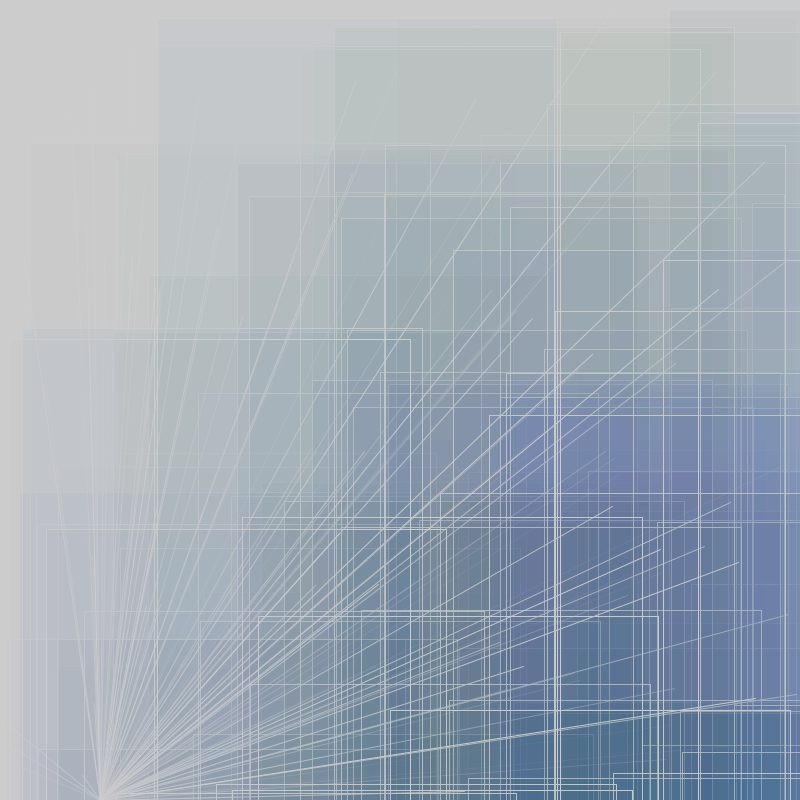
Frame 1 (no input)
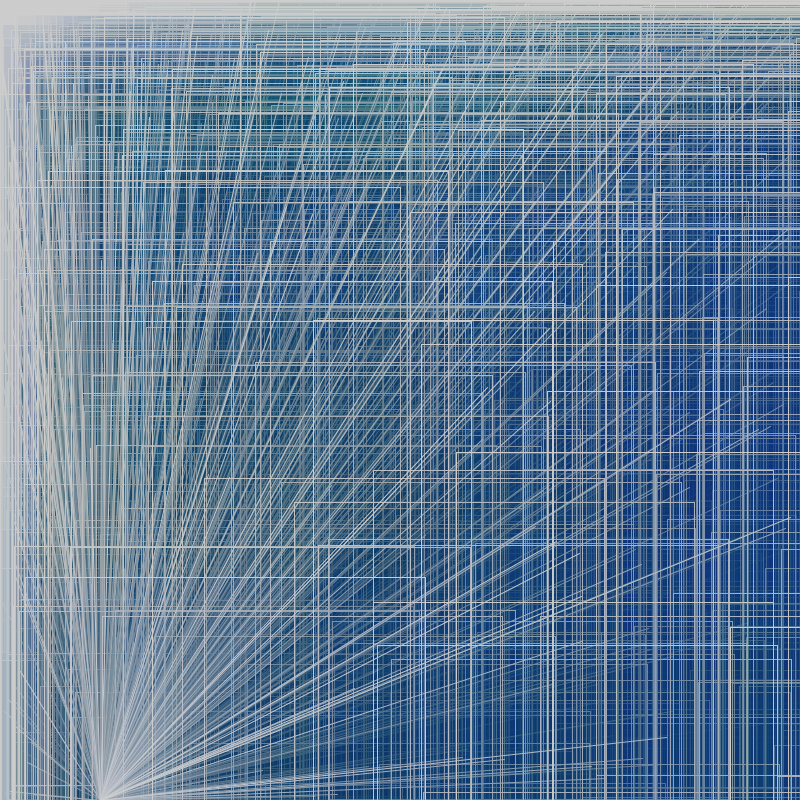
Frame 60 (the mouse pressed at the canvas centre just before this capture)
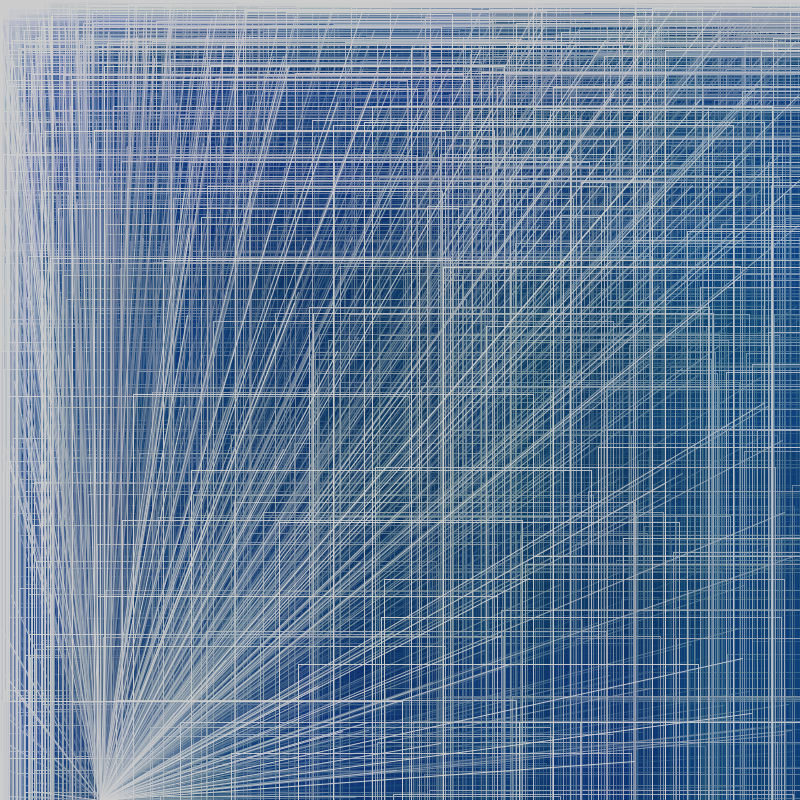
Frame 120 (the mouse held since frame 60 and released just before this capture)

The Processing sketch that drew these frames (run headless with seeded random() and noise(); from frame 60 on, the mouse is pressed at the canvas centre):

// Processing sketch: processing_130957
// ── processing_130957.pde

float dice = 0;

void setup(){
  size(800,800);
}

void draw(){
  
 
  cfs();
}


void cfs(){
  for (int x = 0; x <= 100; x++){
    fill(random(19),random(116),random(222),random(10));
    strokeWeight(1);
    stroke(205);
    line(random(800),random(800),100,800);
    rect(random(800),random(800),400,800);
  
}
  
}
